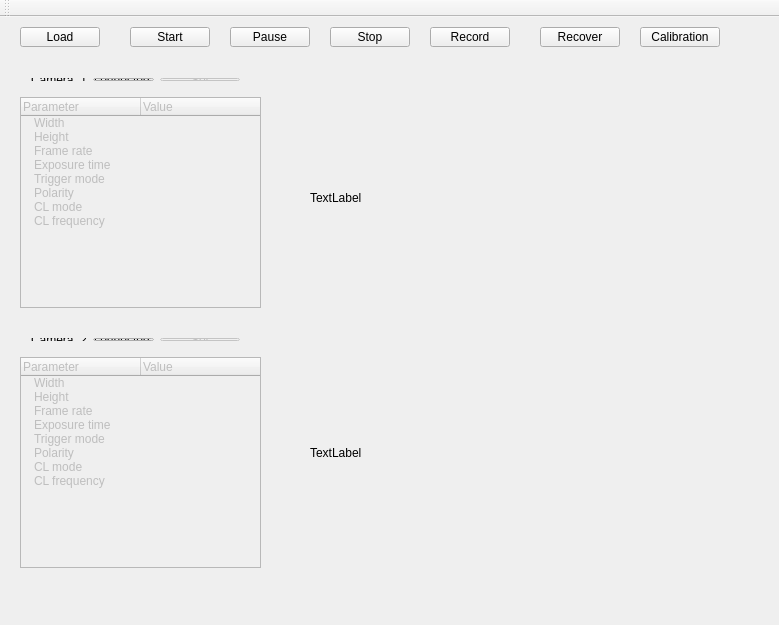
<?xml version="1.0" encoding="UTF-8"?>
<ui version="4.0">
 <class>MainWindow</class>
 <widget class="QMainWindow" name="MainWindow">
  <property name="geometry">
   <rect>
    <x>0</x>
    <y>0</y>
    <width>779</width>
    <height>625</height>
   </rect>
  </property>
  <property name="windowTitle">
   <string>MainWindow</string>
  </property>
  <widget class="QWidget" name="centralWidget">
   <widget class="QPushButton" name="load">
    <property name="geometry">
     <rect>
      <x>20</x>
      <y>10</y>
      <width>80</width>
      <height>20</height>
     </rect>
    </property>
    <property name="text">
     <string>Load</string>
    </property>
   </widget>
   <widget class="QLabel" name="display_1">
    <property name="geometry">
     <rect>
      <x>310</x>
      <y>60</y>
      <width>411</width>
      <height>241</height>
     </rect>
    </property>
    <property name="text">
     <string>TextLabel</string>
    </property>
   </widget>
   <widget class="QLabel" name="display_2">
    <property name="geometry">
     <rect>
      <x>310</x>
      <y>310</y>
      <width>411</width>
      <height>251</height>
     </rect>
    </property>
    <property name="text">
     <string>TextLabel</string>
    </property>
   </widget>
   <widget class="QPushButton" name="start">
    <property name="geometry">
     <rect>
      <x>130</x>
      <y>10</y>
      <width>80</width>
      <height>20</height>
     </rect>
    </property>
    <property name="text">
     <string>Start</string>
    </property>
   </widget>
   <widget class="QPushButton" name="pause">
    <property name="geometry">
     <rect>
      <x>230</x>
      <y>10</y>
      <width>80</width>
      <height>20</height>
     </rect>
    </property>
    <property name="text">
     <string>Pause</string>
    </property>
   </widget>
   <widget class="QPushButton" name="stop">
    <property name="geometry">
     <rect>
      <x>330</x>
      <y>10</y>
      <width>80</width>
      <height>20</height>
     </rect>
    </property>
    <property name="text">
     <string>Stop</string>
    </property>
   </widget>
   <widget class="QPushButton" name="record">
    <property name="geometry">
     <rect>
      <x>430</x>
      <y>10</y>
      <width>80</width>
      <height>20</height>
     </rect>
    </property>
    <property name="text">
     <string>Record</string>
    </property>
   </widget>
   <widget class="QWidget" name="layoutWidget">
    <property name="geometry">
     <rect>
      <x>20</x>
      <y>50</y>
      <width>231</width>
      <height>25</height>
     </rect>
    </property>
    <layout class="QHBoxLayout" name="horizontalLayout_2">
     <item>
      <widget class="QLabel" name="label">
       <property name="text">
        <string>Camera_1</string>
       </property>
      </widget>
     </item>
     <item>
      <widget class="QLineEdit" name="status_1">
       <property name="text">
        <string>Disconnected</string>
       </property>
      </widget>
     </item>
     <item>
      <widget class="QPushButton" name="set_1">
       <property name="enabled">
        <bool>false</bool>
       </property>
       <property name="text">
        <string>Set</string>
       </property>
      </widget>
     </item>
    </layout>
   </widget>
   <widget class="QWidget" name="layoutWidget">
    <property name="geometry">
     <rect>
      <x>20</x>
      <y>310</y>
      <width>231</width>
      <height>25</height>
     </rect>
    </property>
    <layout class="QHBoxLayout" name="horizontalLayout">
     <item>
      <widget class="QLabel" name="label_2">
       <property name="text">
        <string>Camera_2</string>
       </property>
      </widget>
     </item>
     <item>
      <widget class="QLineEdit" name="status_2">
       <property name="text">
        <string>Disconnected</string>
       </property>
      </widget>
     </item>
     <item>
      <widget class="QPushButton" name="set_2">
       <property name="enabled">
        <bool>false</bool>
       </property>
       <property name="text">
        <string>Set</string>
       </property>
      </widget>
     </item>
    </layout>
   </widget>
   <widget class="QPushButton" name="recover">
    <property name="geometry">
     <rect>
      <x>540</x>
      <y>10</y>
      <width>80</width>
      <height>20</height>
     </rect>
    </property>
    <property name="text">
     <string>Recover</string>
    </property>
   </widget>
   <widget class="QPushButton" name="pushButton">
    <property name="geometry">
     <rect>
      <x>640</x>
      <y>10</y>
      <width>80</width>
      <height>20</height>
     </rect>
    </property>
    <property name="text">
     <string>Calibration</string>
    </property>
   </widget>
   <widget class="QTreeWidget" name="parameter_1">
    <property name="enabled">
     <bool>false</bool>
    </property>
    <property name="geometry">
     <rect>
      <x>20</x>
      <y>80</y>
      <width>241</width>
      <height>211</height>
     </rect>
    </property>
    <property name="editTriggers">
     <set>QAbstractItemView::DoubleClicked|QAbstractItemView::EditKeyPressed</set>
    </property>
    <property name="indentation">
     <number>10</number>
    </property>
    <property name="expandsOnDoubleClick">
     <bool>true</bool>
    </property>
    <property name="columnCount">
     <number>2</number>
    </property>
    <attribute name="headerDefaultSectionSize">
     <number>120</number>
    </attribute>
    <column>
     <property name="text">
      <string>Parameter</string>
     </property>
    </column>
    <column>
     <property name="text">
      <string>Value</string>
     </property>
    </column>
    <item>
     <property name="text">
      <string>Width</string>
     </property>
    </item>
    <item>
     <property name="text">
      <string>Height</string>
     </property>
    </item>
    <item>
     <property name="text">
      <string>Frame rate</string>
     </property>
    </item>
    <item>
     <property name="text">
      <string>Exposure time</string>
     </property>
    </item>
    <item>
     <property name="text">
      <string>Trigger mode</string>
     </property>
    </item>
    <item>
     <property name="text">
      <string>Polarity</string>
     </property>
    </item>
    <item>
     <property name="text">
      <string>CL mode</string>
     </property>
    </item>
    <item>
     <property name="text">
      <string>CL frequency</string>
     </property>
    </item>
   </widget>
   <widget class="QTreeWidget" name="parameter_2">
    <property name="enabled">
     <bool>false</bool>
    </property>
    <property name="geometry">
     <rect>
      <x>20</x>
      <y>340</y>
      <width>241</width>
      <height>211</height>
     </rect>
    </property>
    <property name="indentation">
     <number>10</number>
    </property>
    <property name="columnCount">
     <number>2</number>
    </property>
    <attribute name="headerDefaultSectionSize">
     <number>120</number>
    </attribute>
    <column>
     <property name="text">
      <string>Parameter</string>
     </property>
    </column>
    <column>
     <property name="text">
      <string>Value</string>
     </property>
    </column>
    <item>
     <property name="text">
      <string>Width</string>
     </property>
    </item>
    <item>
     <property name="text">
      <string>Height</string>
     </property>
    </item>
    <item>
     <property name="text">
      <string>Frame rate</string>
     </property>
    </item>
    <item>
     <property name="text">
      <string>Exposure time</string>
     </property>
    </item>
    <item>
     <property name="text">
      <string>Trigger mode</string>
     </property>
    </item>
    <item>
     <property name="text">
      <string>Polarity</string>
     </property>
    </item>
    <item>
     <property name="text">
      <string>CL mode</string>
     </property>
    </item>
    <item>
     <property name="text">
      <string>CL frequency</string>
     </property>
    </item>
   </widget>
  </widget>
  <widget class="QToolBar" name="mainToolBar">
   <attribute name="toolBarArea">
    <enum>TopToolBarArea</enum>
   </attribute>
   <attribute name="toolBarBreak">
    <bool>false</bool>
   </attribute>
  </widget>
  <widget class="QMenuBar" name="menuBar">
   <property name="geometry">
    <rect>
     <x>0</x>
     <y>0</y>
     <width>779</width>
     <height>23</height>
    </rect>
   </property>
  </widget>
 </widget>
 <layoutdefault spacing="6" margin="11"/>
 <resources/>
 <connections/>
</ui>
